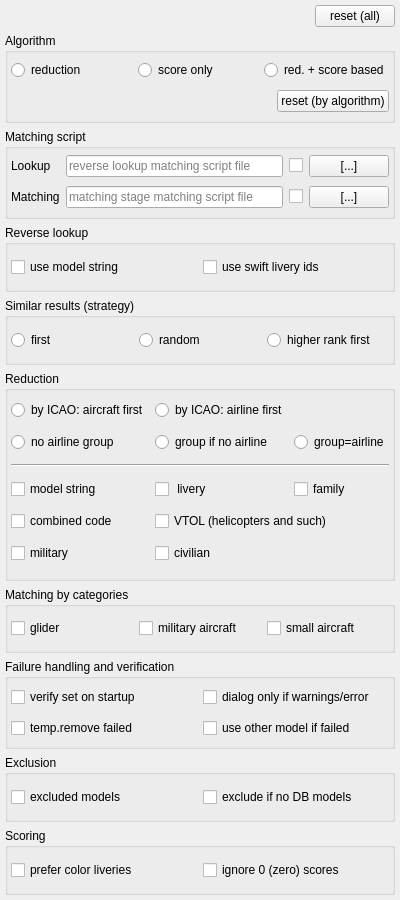
<?xml version="1.0" encoding="UTF-8"?>
<ui version="4.0">
 <class>CMatchingForm</class>
 <widget class="QFrame" name="CMatchingForm">
  <property name="geometry">
   <rect>
    <x>0</x>
    <y>0</y>
    <width>378</width>
    <height>900</height>
   </rect>
  </property>
  <property name="windowTitle">
   <string>Matching form</string>
  </property>
  <layout class="QVBoxLayout" name="vl_MatchingForm">
   <property name="leftMargin">
    <number>5</number>
   </property>
   <property name="topMargin">
    <number>5</number>
   </property>
   <property name="rightMargin">
    <number>5</number>
   </property>
   <property name="bottomMargin">
    <number>5</number>
   </property>
   <item alignment="Qt::AlignRight">
    <widget class="QPushButton" name="pb_ResetAll">
     <property name="text">
      <string>reset (all)</string>
     </property>
    </widget>
   </item>
   <item>
    <widget class="QGroupBox" name="gb_Algorithm">
     <property name="minimumSize">
      <size>
       <width>0</width>
       <height>90</height>
      </size>
     </property>
     <property name="title">
      <string>Algorithm</string>
     </property>
     <layout class="QGridLayout" name="gl_Algorithm">
      <property name="leftMargin">
       <number>3</number>
      </property>
      <property name="topMargin">
       <number>3</number>
      </property>
      <property name="rightMargin">
       <number>3</number>
      </property>
      <property name="bottomMargin">
       <number>3</number>
      </property>
      <item row="0" column="1">
       <widget class="QRadioButton" name="rb_ScoreOnly">
        <property name="text">
         <string>score only</string>
        </property>
       </widget>
      </item>
      <item row="0" column="0">
       <widget class="QRadioButton" name="rb_Reduction">
        <property name="text">
         <string>reduction</string>
        </property>
       </widget>
      </item>
      <item row="0" column="2">
       <widget class="QRadioButton" name="rb_ScoreAndReduction">
        <property name="text">
         <string>red. + score based</string>
        </property>
       </widget>
      </item>
      <item row="3" column="2" alignment="Qt::AlignRight">
       <widget class="QPushButton" name="pb_ResetAlgorithm">
        <property name="text">
         <string>reset (by algorithm)</string>
        </property>
       </widget>
      </item>
     </layout>
    </widget>
   </item>
   <item>
    <widget class="QGroupBox" name="gb_MatchingScript">
     <property name="minimumSize">
      <size>
       <width>0</width>
       <height>90</height>
      </size>
     </property>
     <property name="title">
      <string>Matching script</string>
     </property>
     <layout class="QGridLayout" name="gl_MatchingScript" columnstretch="0,1,0,0">
      <property name="leftMargin">
       <number>3</number>
      </property>
      <property name="topMargin">
       <number>3</number>
      </property>
      <property name="rightMargin">
       <number>3</number>
      </property>
      <property name="bottomMargin">
       <number>3</number>
      </property>
      <item row="1" column="0">
       <widget class="QLabel" name="lbl_MsMatching">
        <property name="text">
         <string>Matching</string>
        </property>
       </widget>
      </item>
      <item row="1" column="3">
       <widget class="QPushButton" name="pb_MsMatching">
        <property name="text">
         <string>[...]</string>
        </property>
       </widget>
      </item>
      <item row="0" column="1">
       <widget class="QLineEdit" name="le_MsReverseLookup">
        <property name="placeholderText">
         <string>reverse lookup matching script file</string>
        </property>
       </widget>
      </item>
      <item row="1" column="1">
       <widget class="QLineEdit" name="le_MsMatching">
        <property name="placeholderText">
         <string>matching stage matching script file</string>
        </property>
       </widget>
      </item>
      <item row="0" column="3">
       <widget class="QPushButton" name="pb_MsReverseLookup">
        <property name="text">
         <string>[...]</string>
        </property>
       </widget>
      </item>
      <item row="0" column="0">
       <widget class="QLabel" name="lbl_MsReverseLookup">
        <property name="text">
         <string>Lookup</string>
        </property>
       </widget>
      </item>
      <item row="0" column="2">
       <widget class="QCheckBox" name="cb_MsReverseLookup">
        <property name="text">
         <string/>
        </property>
       </widget>
      </item>
      <item row="1" column="2">
       <widget class="QCheckBox" name="cb_MsMatching">
        <property name="text">
         <string/>
        </property>
       </widget>
      </item>
     </layout>
    </widget>
   </item>
   <item>
    <widget class="QGroupBox" name="gb_ReverseLookup">
     <property name="title">
      <string>Reverse lookup</string>
     </property>
     <layout class="QGridLayout" name="gl_ReverseLookup">
      <property name="leftMargin">
       <number>3</number>
      </property>
      <property name="topMargin">
       <number>3</number>
      </property>
      <property name="rightMargin">
       <number>3</number>
      </property>
      <property name="bottomMargin">
       <number>3</number>
      </property>
      <item row="0" column="0">
       <widget class="QCheckBox" name="cb_ReverseUseModelString">
        <property name="text">
         <string>use model string</string>
        </property>
       </widget>
      </item>
      <item row="0" column="1">
       <widget class="QCheckBox" name="cb_ReverseUseSwiftLiveryIds">
        <property name="text">
         <string>use swift livery ids</string>
        </property>
       </widget>
      </item>
     </layout>
    </widget>
   </item>
   <item>
    <widget class="QGroupBox" name="gb_PickStrategy">
     <property name="title">
      <string>Similar results (strategy)</string>
     </property>
     <layout class="QHBoxLayout" name="hl_PickStrategy">
      <property name="leftMargin">
       <number>3</number>
      </property>
      <property name="topMargin">
       <number>3</number>
      </property>
      <property name="rightMargin">
       <number>3</number>
      </property>
      <property name="bottomMargin">
       <number>3</number>
      </property>
      <item>
       <widget class="QRadioButton" name="rb_PickFirst">
        <property name="text">
         <string>first</string>
        </property>
       </widget>
      </item>
      <item>
       <widget class="QRadioButton" name="rb_PickRandom">
        <property name="text">
         <string>random</string>
        </property>
       </widget>
      </item>
      <item>
       <widget class="QRadioButton" name="rb_PickByOrder">
        <property name="text">
         <string>higher rank first</string>
        </property>
       </widget>
      </item>
     </layout>
    </widget>
   </item>
   <item>
    <widget class="QGroupBox" name="gb_Reduction">
     <property name="minimumSize">
      <size>
       <width>0</width>
       <height>210</height>
      </size>
     </property>
     <property name="title">
      <string>Reduction</string>
     </property>
     <layout class="QGridLayout" name="gl_Mode">
      <property name="leftMargin">
       <number>3</number>
      </property>
      <property name="topMargin">
       <number>3</number>
      </property>
      <property name="rightMargin">
       <number>3</number>
      </property>
      <property name="bottomMargin">
       <number>3</number>
      </property>
      <item row="1" column="0">
       <widget class="QRadioButton" name="rb_AirlineGroupNo">
        <property name="text">
         <string>no airline group</string>
        </property>
        <attribute name="buttonGroup">
         <string notr="true">bg_AirlineGroup</string>
        </attribute>
       </widget>
      </item>
      <item row="0" column="1">
       <widget class="QRadioButton" name="rb_ByIcaoDataAirline1st">
        <property name="text">
         <string>by ICAO: airline first</string>
        </property>
        <attribute name="buttonGroup">
         <string notr="true">bg_ICAOfirst</string>
        </attribute>
       </widget>
      </item>
      <item row="0" column="0">
       <widget class="QRadioButton" name="rb_ByIcaoDataAircraft1st">
        <property name="text">
         <string>by ICAO: aircraft first</string>
        </property>
        <attribute name="buttonGroup">
         <string notr="true">bg_ICAOfirst</string>
        </attribute>
       </widget>
      </item>
      <item row="3" column="2">
       <widget class="QCheckBox" name="cb_ByFamily">
        <property name="text">
         <string>family</string>
        </property>
       </widget>
      </item>
      <item row="3" column="1">
       <widget class="QCheckBox" name="cb_ByLivery">
        <property name="text">
         <string> livery</string>
        </property>
       </widget>
      </item>
      <item row="5" column="1">
       <widget class="QCheckBox" name="cb_ByCivilian">
        <property name="toolTip">
         <string>inbound civilian try to match civilian</string>
        </property>
        <property name="text">
         <string>civilian</string>
        </property>
       </widget>
      </item>
      <item row="2" column="0" colspan="3">
       <widget class="Line" name="line_Reduction">
        <property name="orientation">
         <enum>Qt::Horizontal</enum>
        </property>
       </widget>
      </item>
      <item row="4" column="1" colspan="2">
       <widget class="QCheckBox" name="cb_ByVtol">
        <property name="toolTip">
         <string>Vertical Takeoff or Landing</string>
        </property>
        <property name="text">
         <string>VTOL (helicopters and such)</string>
        </property>
       </widget>
      </item>
      <item row="3" column="0">
       <widget class="QCheckBox" name="cb_ByModelString">
        <property name="text">
         <string>model string</string>
        </property>
       </widget>
      </item>
      <item row="4" column="0">
       <widget class="QCheckBox" name="cb_ByCombinedCode">
        <property name="text">
         <string>combined code</string>
        </property>
       </widget>
      </item>
      <item row="1" column="1">
       <widget class="QRadioButton" name="rb_AirlineGroupIfNoAirline">
        <property name="text">
         <string>group if no airline</string>
        </property>
        <attribute name="buttonGroup">
         <string notr="true">bg_AirlineGroup</string>
        </attribute>
       </widget>
      </item>
      <item row="5" column="0">
       <widget class="QCheckBox" name="cb_ByMilitary">
        <property name="toolTip">
         <string>inbound military try to find military</string>
        </property>
        <property name="text">
         <string>military</string>
        </property>
       </widget>
      </item>
      <item row="1" column="2">
       <widget class="QRadioButton" name="rb_AirlineGroupAsAirline">
        <property name="text">
         <string>group=airline</string>
        </property>
        <attribute name="buttonGroup">
         <string notr="true">bg_AirlineGroup</string>
        </attribute>
       </widget>
      </item>
     </layout>
    </widget>
   </item>
   <item>
    <widget class="QGroupBox" name="gb_Categories">
     <property name="title">
      <string>Matching by categories</string>
     </property>
     <layout class="QGridLayout" name="gl_MacthingCategories">
      <property name="leftMargin">
       <number>3</number>
      </property>
      <property name="topMargin">
       <number>3</number>
      </property>
      <property name="rightMargin">
       <number>3</number>
      </property>
      <property name="bottomMargin">
       <number>3</number>
      </property>
      <item row="0" column="1">
       <widget class="QCheckBox" name="cb_CategoryMilitaryAircraft">
        <property name="text">
         <string>military aircraft</string>
        </property>
       </widget>
      </item>
      <item row="0" column="0">
       <widget class="QCheckBox" name="cb_CategoryGlider">
        <property name="text">
         <string>glider</string>
        </property>
       </widget>
      </item>
      <item row="0" column="2">
       <widget class="QCheckBox" name="cb_CategorySmallAircraft">
        <property name="text">
         <string>small aircraft</string>
        </property>
       </widget>
      </item>
     </layout>
    </widget>
   </item>
   <item>
    <widget class="QGroupBox" name="gb_FailureHandling">
     <property name="minimumSize">
      <size>
       <width>0</width>
       <height>90</height>
      </size>
     </property>
     <property name="title">
      <string>Failure handling and verification</string>
     </property>
     <layout class="QGridLayout" name="gl_FailureHandling">
      <property name="leftMargin">
       <number>3</number>
      </property>
      <property name="topMargin">
       <number>3</number>
      </property>
      <property name="rightMargin">
       <number>3</number>
      </property>
      <property name="bottomMargin">
       <number>3</number>
      </property>
      <item row="1" column="0">
       <widget class="QCheckBox" name="cb_ModelSetRemoveFailed">
        <property name="toolTip">
         <string>temp.remove failed from model set</string>
        </property>
        <property name="text">
         <string>temp.remove failed</string>
        </property>
       </widget>
      </item>
      <item row="0" column="0">
       <widget class="QCheckBox" name="cb_ModelSetVerification">
        <property name="text">
         <string>verify set on startup</string>
        </property>
       </widget>
      </item>
      <item row="1" column="1">
       <widget class="QCheckBox" name="cb_ModelFailedFailover">
        <property name="text">
         <string>use other model if failed</string>
        </property>
       </widget>
      </item>
      <item row="0" column="1">
       <widget class="QCheckBox" name="cb_ModelSetVerificationOnlyErrorWarning">
        <property name="text">
         <string>dialog only if warnings/error</string>
        </property>
       </widget>
      </item>
     </layout>
    </widget>
   </item>
   <item>
    <widget class="QGroupBox" name="gbExclusion">
     <property name="title">
      <string>Exclusion</string>
     </property>
     <layout class="QHBoxLayout" name="hl_Exclusion">
      <property name="leftMargin">
       <number>3</number>
      </property>
      <property name="topMargin">
       <number>3</number>
      </property>
      <property name="rightMargin">
       <number>3</number>
      </property>
      <property name="bottomMargin">
       <number>3</number>
      </property>
      <item>
       <widget class="QCheckBox" name="cb_ExclNoExcludedModels">
        <property name="text">
         <string>excluded models</string>
        </property>
       </widget>
      </item>
      <item>
       <widget class="QCheckBox" name="cb_ExclNoDbData">
        <property name="text">
         <string>exclude if no DB models</string>
        </property>
       </widget>
      </item>
     </layout>
    </widget>
   </item>
   <item>
    <widget class="QGroupBox" name="gb_Scoring">
     <property name="title">
      <string>Scoring</string>
     </property>
     <layout class="QHBoxLayout" name="hl_Scoring">
      <property name="leftMargin">
       <number>3</number>
      </property>
      <property name="topMargin">
       <number>3</number>
      </property>
      <property name="rightMargin">
       <number>3</number>
      </property>
      <property name="bottomMargin">
       <number>3</number>
      </property>
      <item>
       <widget class="QCheckBox" name="cb_ScorePreferColorLiveries">
        <property name="text">
         <string>prefer color liveries</string>
        </property>
       </widget>
      </item>
      <item>
       <widget class="QCheckBox" name="cb_ScoreIgnoreZeros">
        <property name="text">
         <string>ignore 0 (zero) scores</string>
        </property>
       </widget>
      </item>
     </layout>
    </widget>
   </item>
  </layout>
 </widget>
 <tabstops>
  <tabstop>pb_ResetAll</tabstop>
  <tabstop>rb_Reduction</tabstop>
  <tabstop>rb_ScoreOnly</tabstop>
  <tabstop>rb_ScoreAndReduction</tabstop>
  <tabstop>pb_ResetAlgorithm</tabstop>
  <tabstop>le_MsReverseLookup</tabstop>
  <tabstop>cb_MsReverseLookup</tabstop>
  <tabstop>pb_MsReverseLookup</tabstop>
  <tabstop>le_MsMatching</tabstop>
  <tabstop>cb_MsMatching</tabstop>
  <tabstop>pb_MsMatching</tabstop>
  <tabstop>cb_ReverseUseModelString</tabstop>
  <tabstop>cb_ReverseUseSwiftLiveryIds</tabstop>
  <tabstop>rb_PickFirst</tabstop>
  <tabstop>rb_PickRandom</tabstop>
  <tabstop>rb_PickByOrder</tabstop>
  <tabstop>rb_ByIcaoDataAircraft1st</tabstop>
  <tabstop>rb_ByIcaoDataAirline1st</tabstop>
  <tabstop>rb_AirlineGroupNo</tabstop>
  <tabstop>rb_AirlineGroupIfNoAirline</tabstop>
  <tabstop>rb_AirlineGroupAsAirline</tabstop>
  <tabstop>cb_ByModelString</tabstop>
  <tabstop>cb_ByLivery</tabstop>
  <tabstop>cb_ByFamily</tabstop>
  <tabstop>cb_ByCombinedCode</tabstop>
  <tabstop>cb_ByVtol</tabstop>
  <tabstop>cb_ByMilitary</tabstop>
  <tabstop>cb_ByCivilian</tabstop>
  <tabstop>cb_CategoryGlider</tabstop>
  <tabstop>cb_CategoryMilitaryAircraft</tabstop>
  <tabstop>cb_CategorySmallAircraft</tabstop>
  <tabstop>cb_ModelSetVerification</tabstop>
  <tabstop>cb_ModelSetVerificationOnlyErrorWarning</tabstop>
  <tabstop>cb_ModelSetRemoveFailed</tabstop>
  <tabstop>cb_ModelFailedFailover</tabstop>
  <tabstop>cb_ExclNoExcludedModels</tabstop>
  <tabstop>cb_ExclNoDbData</tabstop>
  <tabstop>cb_ScorePreferColorLiveries</tabstop>
  <tabstop>cb_ScoreIgnoreZeros</tabstop>
 </tabstops>
 <resources/>
 <connections/>
 <buttongroups>
  <buttongroup name="bg_AirlineGroup"/>
  <buttongroup name="bg_ICAOfirst"/>
 </buttongroups>
</ui>
